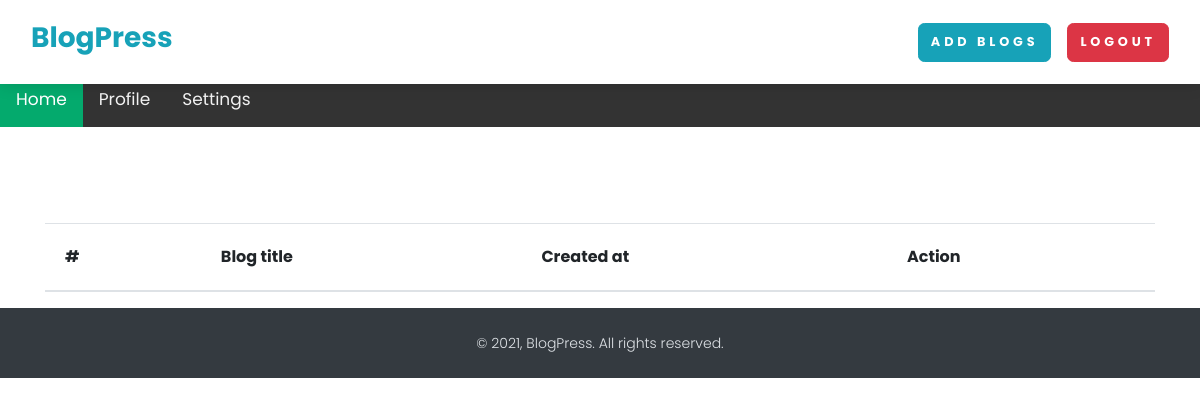
Before: /see-blog/ (signed in) with the older database file.
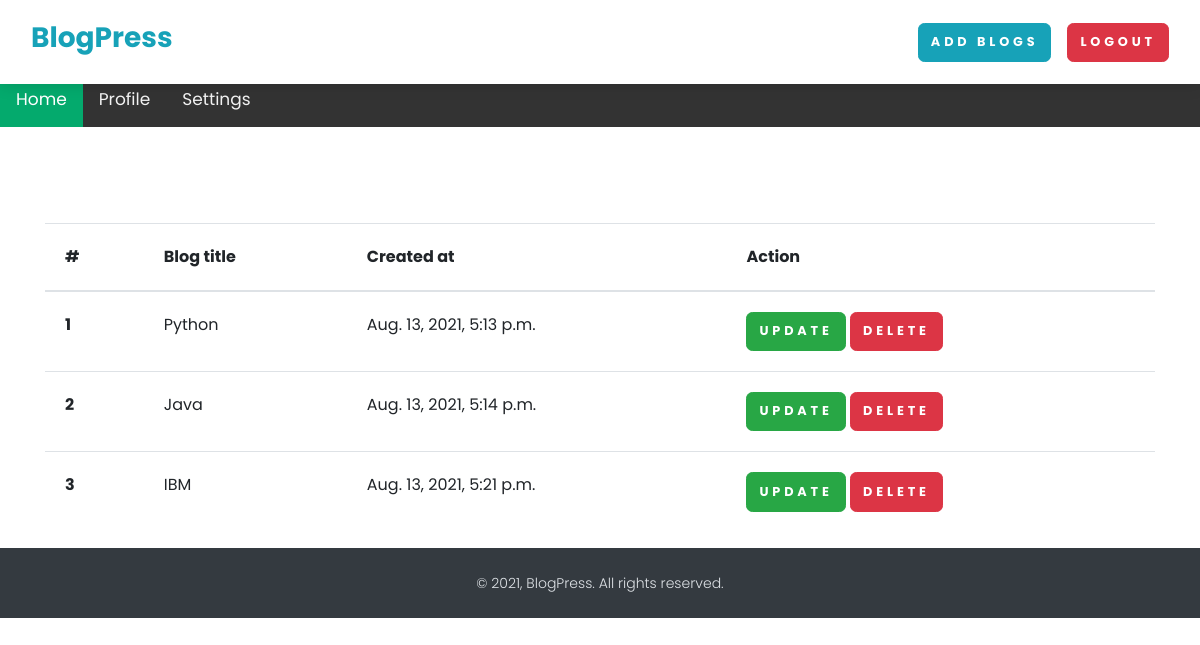
After: the same page with the newer database file.
### App/models.py (models this page shows, shortened)
class BlogModel(models.Model):
	user 			= models.ForeignKey(User, blank=True , null=True , on_delete=models.CASCADE)
	title 			= models.CharField(max_length=1000)
	content 		= FroalaField()
	slug 			= models.SlugField(max_length=1000 , null=True , blank=True)
	image 			= models.ImageField(upload_to='blog')
	created_at 		= models.DateTimeField(auto_now_add=True)
	upload_to 		= models.DateTimeField(auto_now=True)
	browser 		= models.CharField(max_length=200)
	ip_address		= models.CharField(max_length=100)
	def __str__(self):
	    return self.title

### App/views.py (the view)
# urls.py: path('see-blog/' , see_blog , name="see_blog"),
@login_required(login_url="/login/")
def see_blog(request):
    context = {}
    try:
        blog_objs = BlogModel.objects.filter(user = request.user)
        context['blog_objs'] =  blog_objs
    except Exception as e:
        print(e)
    print(context)
    return render(request ,'see_blog.html' ,context)

### App/templates/see_blog.html (shortened to what this page needs)
{% extends "base.html" %}
{% block start %}
<section class="mt-5 pt-5">
    <div class="container">
        <table class="table">
        <thead>
          <tr>
            <th scope="col">#</th>
            <th scope="col">Blog title</th>
            <th scope="col">Created at</th>
            <th scope="col">Action</th>
          </tr>
        </thead>
        <tbody>
            {% for blog in blog_objs %}
          <tr>
            <th scope="row">{{forloop.counter}}</th>
            <td>{{blog.title}}</td>
            <td>{{blog.created_at}}</td>
            <td>
                <a href="{%  url 'blog_update' blog.slug %}" class="btn btn-success">Update</a>
                <a href="{% url 'blog_delete' blog.id %}" class="btn btn-danger">Delete</a>
            </td>
          </tr>
          {% endfor %}
          </tbody>
          </table>
    </div>
</section>
{% endblock %}

### App/templates/base.html (shortened to what this page needs)
<!DOCTYPE html>
<html lang="en">
<head>
    <link rel="stylesheet" href="/media/css/nouislider.css">
    <link rel="stylesheet" href="/media/css/swiper.min.css">
    <link rel="stylesheet" href="/media/css/magnific-popup.css">
    <link rel="stylesheet" href="/media/css/default.css" id="theme-stylesheet">
    <link href="/media/css/index.css" rel="stylesheet">
   </head>
   <div class="topnav">
    <a class="active" href="/">Home</a>
    <a href="/profile/{{request.user}}">Profile</a>
    <a href="/settings/">Settings</a>
  </div>
  <body style="padding-top: 72px;">
    <header class="header">
      <nav class="navbar navbar-expand-lg fixed-top shadow navbar-light bg-white">
        <div class="container-fluid">
          <div class="d-flex align-items-center"><a class="navbar-brand py-1" href="/">
          <h3 class="text-info">BlogPress</h3>
          </div>
          <div class="collapse navbar-collapse" id="navbarCollapse">
            <ul class="navbar-nav ml-auto">
              {% if request.user.is_authenticated %}
              <li class="nav-item mt-3 mt-lg-0 ml-lg-3 d-lg-none d-xl-inline-block">
                <a class="btn btn-info" href="{% url 'add_blog' %}">Add Blogs</a>
              </li>
              <li class="nav-item mt-3 mt-lg-0 ml-lg-3 d-lg-none d-xl-inline-block">
                <a class="btn btn-danger" href="{% url 'logout_view' %}">Logout</a>
              </li>
              {% else %}
              <li class="nav-item mt-3 mt-lg-0 ml-lg-3 d-lg-none d-xl-inline-block">
                <a class="btn btn-primary" href="/login/">Add Blog</a>
              </li>
              {% endif %}
            </ul>
          </div>
        </div>
      </nav>
    </header>
    {% block start %} {% endblock %}
    <footer class="position-relative z-index-10 d-print-none">
      <div class="py-4 font-weight-light bg-gray-800 text-gray-300">
        <div class="container">
          <div class="row align-items-center">
            <div class="col-md-12 text-center text-md-left">
              <p class="text-sm mb-md-0 text-center">&copy; 2021, BlogPress.  All rights reserved.</p>
            </div>
          </div>
        </div>
      </div>
    </footer>
  </body>
</html>

### media/static/css/index.css (style rules this page uses)
.topnav { overflow: hidden; background-color: #333; }
.topnav a { float: left; color: #f2f2f2; text-align: center; padding: 14px 16px; text-decoration: none; font-size: 17px; }
.topnav a.active { background-color: #04AA6D; color: white; }

Changed rows visible on the page:
added BlogModel: title "Python", created_at "Aug. 13, 2021, 5:13 p.m."
added BlogModel: title "Java", created_at "Aug. 13, 2021, 5:14 p.m."
added BlogModel: title "IBM", created_at "Aug. 13, 2021, 5:21 p.m."
